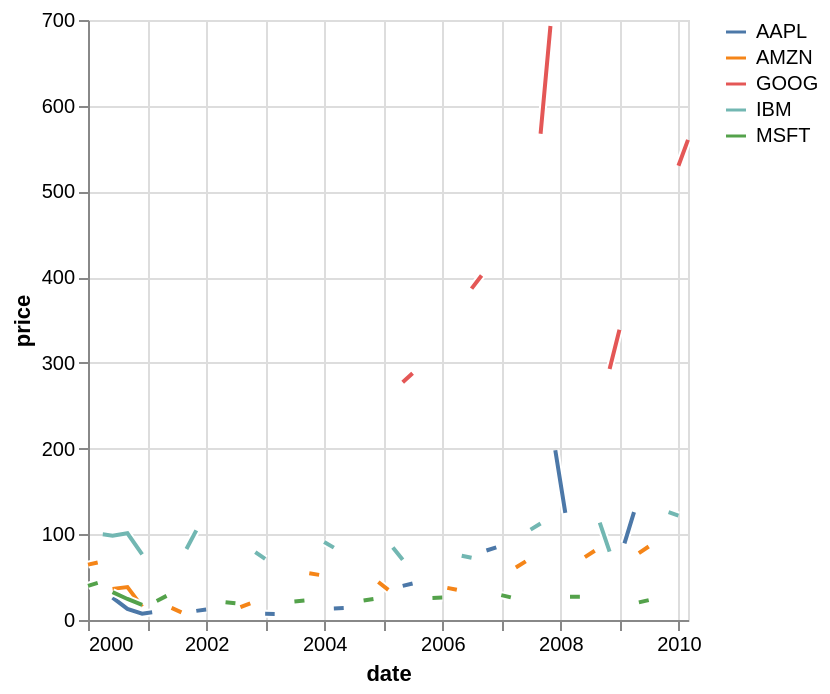

Source (Vega-Lite JSON):
### Vega-Lite specification from a JSON file in a GitHub repository (floating-point values rounded to 4 significant figures; data arrays with more than 128 entries replaced by an {"elided": "..."} marker saying what was removed)
{"$schema": "https://vega.github.io/schema/vega-lite/v6.json", "data": {"values": {"elided": "200 records"}}, "transform": [{"pivot": "symbol", "value": "price", "groupby": ["date"]}], "repeat": {"layer": ["AAPL", "AMZN", "GOOG", "IBM", "MSFT"]}, "spec": {"layer": [{"mark": {"type": "line", "stroke": "white", "strokeWidth": 4}, "encoding": {"x": {"field": "date", "type": "temporal"}, "y": {"field": {"repeat": "layer"}, "type": "quantitative", "title": "price"}}}, {"mark": {"type": "line"}, "encoding": {"x": {"field": "date", "type": "temporal"}, "y": {"field": {"repeat": "layer"}, "type": "quantitative", "title": "price"}, "stroke": {"datum": {"repeat": "layer"}, "type": "nominal"}}}]}}
